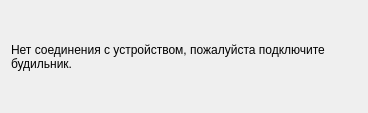
<?xml version="1.0" encoding="UTF-8"?>
<ui version="4.0">
 <class>ConnectWidget</class>
 <widget class="QWidget" name="ConnectWidget">
  <property name="geometry">
   <rect>
    <x>0</x>
    <y>0</y>
    <width>368</width>
    <height>113</height>
   </rect>
  </property>
  <property name="windowTitle">
   <string>Нет соединения с устройством</string>
  </property>
  <layout class="QVBoxLayout" name="verticalLayout">
   <item>
    <widget class="QLabel" name="label">
     <property name="text">
      <string>Нет соединения с устройством, пожалуйста подключите будильник.</string>
     </property>
     <property name="wordWrap">
      <bool>true</bool>
     </property>
    </widget>
   </item>
  </layout>
 </widget>
 <resources/>
 <connections/>
</ui>
